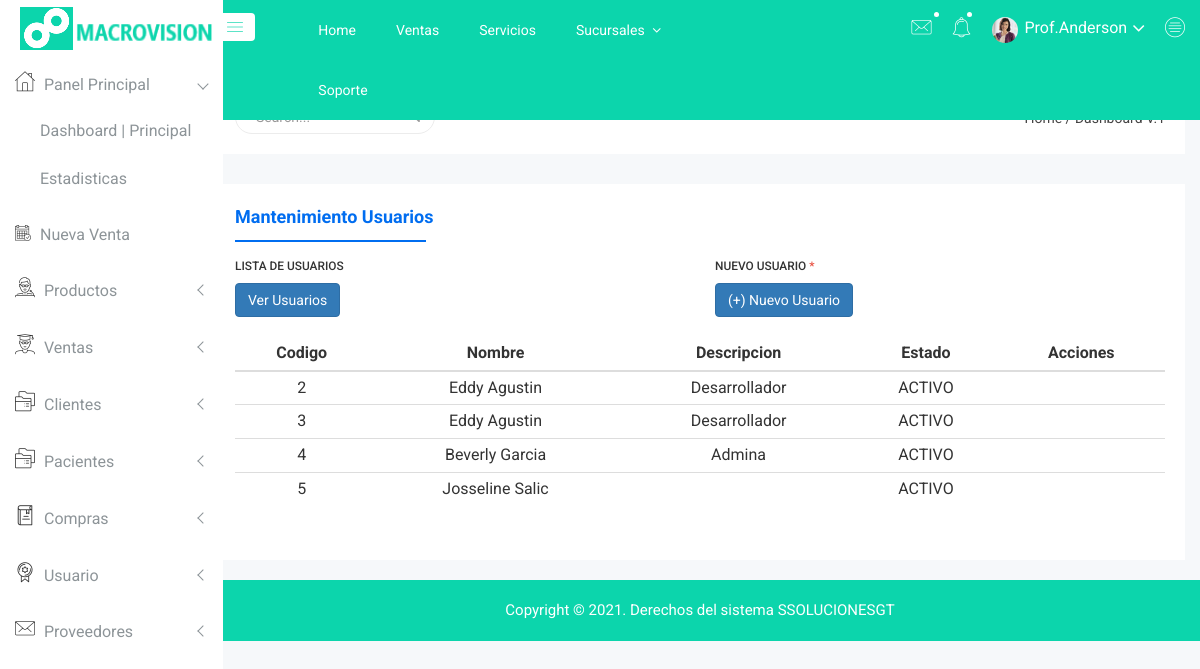
The page /5VerUsuario.php on the database its author committed.
### tables this page shows
CREATE TABLE `usuario` (
  `idUsuario` int(11) NOT NULL,
  `fotoUsuario` blob DEFAULT NULL,
  `priNombreUsuario` varchar(50) NOT NULL,
  `segNombreUsuario` varchar(45) DEFAULT NULL,
  `priApellidoUsuario` varchar(45) DEFAULT NULL,
  `segApellidoUsuario` varchar(75) DEFAULT NULL,
  `identificacionUsuario` varchar(75) NOT NULL,
  `sexoUsuario` varchar(15) DEFAULT NULL,
  `direccionUsuario` varchar(100) DEFAULT NULL,
  `telefonoUsuario` varchar(25) DEFAULT NULL,
  `correoUsuario` varchar(50) DEFAULT NULL,
  `fechaNacUsuario` date DEFAULT NULL,
  `usuario` varchar(20) NOT NULL,
  `passUsuario` varchar(150) NOT NULL,
  `descripcionUsuario` varchar(150) DEFAULT NULL,
  `estadoUsuario` varchar(15) DEFAULT NULL,
  `SueldoEmpleado_idSueldoEmpleado` int(11) NOT NULL,
  `ComisionEmpleado_idComisionEmpleado` int(11) NOT NULL,
  `TipoEmpleado_idTipoEmpleado` int(11) NOT NULL,
  `Sucursal_idSucursal` int(11) NOT NULL,
  `Horario_idHorario` int(11) NOT NULL
);

### 5VerUsuario.php (the view, shortened to what this page needs)
<?php
   include('menus/menuizq.php');
   include("config/testconexion.php");
?>
<!doctype html>
<html class="no-js" lang="en">
<head>
    <link rel="stylesheet" href="css/bootstrap.min.css">
    <link rel="stylesheet" href="css/font-awesome.min.css">
    <link rel="stylesheet" href="css/owl.carousel.css">
    <link rel="stylesheet" href="css/owl.theme.css">
    <link rel="stylesheet" href="css/owl.transitions.css">
    <link rel="stylesheet" href="css/animate.css">
    <link rel="stylesheet" href="css/normalize.css">
    <link rel="stylesheet" href="css/meanmenu.min.css">
    <link rel="stylesheet" href="css/main.css">
    <link rel="stylesheet" href="css/form/all-type-forms.css">
    <link rel="stylesheet" href="css/educate-custon-icon.css">
    <link rel="stylesheet" href="css/morrisjs/morris.css">
    <link rel="stylesheet" href="css/dropzone/dropzone.css">
    <link rel="stylesheet" href="css/scrollbar/jquery.mCustomScrollbar.min.css">
    <link rel="stylesheet" href="css/metisMenu/metisMenu.min.css">
    <link rel="stylesheet" href="css/metisMenu/metisMenu-vertical.css">
    <link rel="stylesheet" href="css/calendar/fullcalendar.min.css">
    <link rel="stylesheet" href="css/calendar/fullcalendar.print.min.css">
    <link rel="stylesheet" href="style.css">
    <link rel="stylesheet" href="css/responsive.css">
    <link rel="stylesheet" href="css/modals.css">
</head>
<body>
    <div class="all-content-wrapper">
        <div class="container-fluid">
            <div class="row">
                <div class="col-lg-12 col-md-12 col-sm-12 col-xs-12">
                    <div class="logo-pro">
                        <a href="index.html"><img class="main-logo" src="img/logo/logo.png" alt="" /></a>
                    </div>
                </div>
            </div>
        </div>
        <?php
              include('menus/menusup.php');
        ?>
        <div class="single-pro-review-area mt-t-30 mg-b-15">
            <div class="container-fluid">
                <div class="row">
                    <div class="col-lg-12 col-md-12 col-sm-12 col-xs-12">
                        <div class="product-payment-inner-st">
                            <ul id="myTabedu1" class="tab-review-design">
                                <li class="active"><a href="#description">Mantenimiento Usuarios</a></li>
                            </ul>
                            <div id="myTabContent" class="tab-content custom-product-edit">
                            <form class="form-horizontal" method="post" id="formUsuario" name="formUsuario">
                                  <div id="stepFormContent">
                                    <div id="bloqueMantSueldo" class="active">
                                      <div class="row">
                                        <div class="col-md-6">
                                          <div class="js-form-message mb-6">
                                              <label class="h6 small d-block text-uppercase">
                                                Lista de Usuarios
                                              </label>
                                              <div class="js-focus-state input-group form">
                                              <button type="button" class="btn btn-custon-rounded-two btn-primary" name="verUsuarios" id="verUsuarios">Ver Usuarios</button>
                                              </div>
                                          </div>
                                        </div>
                                        <div class="col-md-6">
                                          <div class="js-form-message mb-6">
                                              <label class="h6 small d-block text-uppercase">
                                                Nuevo Usuario
                                                <span class="text-danger">*</span>
                                              </label>
                                              <div class="js-focus-state input-group form">
                                              <button type="button" class="btn btn-custon-rounded-two btn-primary" onclick="window.location.href='5NuevoUsuario.php'"  name="nuevoUsuario" id="nuevoUsuario">(+) Nuevo Usuario</button>
                                              </div>
                                          </div>
                                        </div>
                                      </div>
                                      <br>
                                      <div class="row" id="divUsuarios" style="display: block">
                                          <div id="myTabContent" class="col-lg-12 col-md-12 col-sm-12 col-xs-12 responsive-mode tab-content-center table-responsive-md justify-center" >
                                             <table class="table  table-condensed table-hover table-responsive-md  justify-center " id="tablaVerUsuarios">
                                                <thead >
                                                    <tr class="bgcolor btn-facebook">
                                                        <th class="text-center">Codigo</th>
                                                        <th class="text-center">Nombre</th>
                                                        <th class="text-center">Descripcion</th>
                                                        <th class="text-center">Estado</th>
                                                        <th class="text-center">Acciones</th>
                                                      </tr>
                                                </thead>
                                                <tbody>
                                                  <?php
                                                  $query_select = mysqli_query($conexionbd,"SELECT idUsuario,priNombreUsuario,priApellidoUsuario, estadoUsuario,descripcionUsuario FROM usuario");
                                                  $num_rows = mysqli_num_rows($query_select);
                                                  ?>
                                                  <?php
                                                    if ($num_rows > 0) {
                                                          while ($row = mysqli_fetch_assoc($query_select)) {
                                                      ?>
                                                              <tr>
                                                              <td class="text-center"><?php echo $row['idUsuario']?></td>
                                                              <td class="text-center"><?php echo $row['priNombreUsuario'] ?> <?php echo $row['priApellidoUsuario']?></td>
                                                              <td class="text-center"><?php echo $row['descripcionUsuario']?></td>
                                                              <td class="text-center"><?php echo $row['estadoUsuario']?></td>
                                                              <td class="text-center"> </td>
                                                              </tr>
                                                      <?php }
                                                      }else{
                                                          echo "notData";
                                                      }
                                                    ?>
                                                </tbody>
                                              </table>
                                            </div>
                                      </div>
                                   </div>
                                </div>
                            </form>
                            </div>
                        </div>
                    </div>
                </div>
            </div>
        </div>
       <?php
        include('menus/footer.php');
       ?>
    </div>
    <link rel="stylesheet" type="text/css" href="https://cdn.datatables.net/v/bs4/dt-1.10.22/datatables.min.css"/>
</body>
</html>

### css/main.css (style rules this page uses)
html { color: #222; font-size: 1em; line-height: 1.4; }

### rows shown on the page
usuario: idUsuario "2", priNombreUsuario "Eddy", priApellidoUsuario "Agustin", descripcionUsuario "Desarrollador", estadoUsuario "ACTIVO"
usuario: idUsuario "3", priNombreUsuario "Eddy", priApellidoUsuario "Agustin", descripcionUsuario "Desarrollador", estadoUsuario "ACTIVO"
usuario: idUsuario "4", priNombreUsuario "Beverly", priApellidoUsuario "Garcia", descripcionUsuario "Admina", estadoUsuario "ACTIVO"
usuario: idUsuario "5", priNombreUsuario "Josseline", priApellidoUsuario "Salic", estadoUsuario "ACTIVO"
